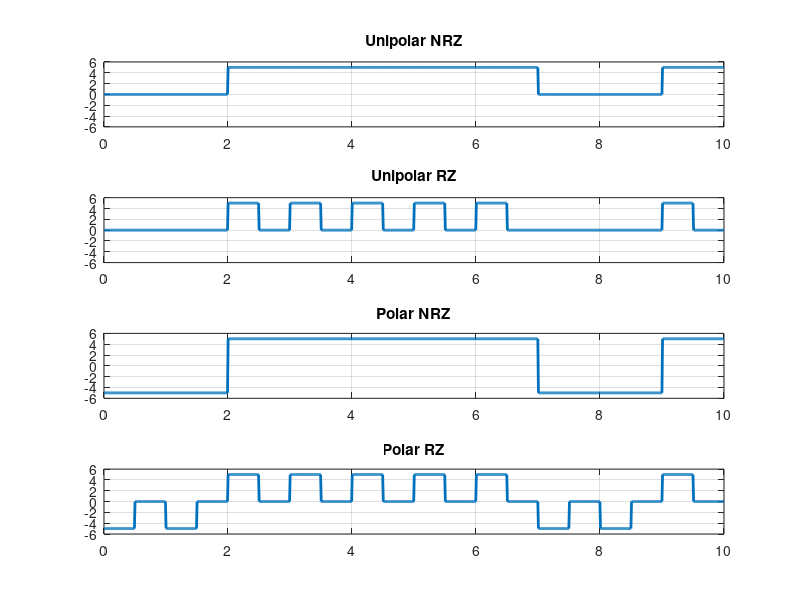
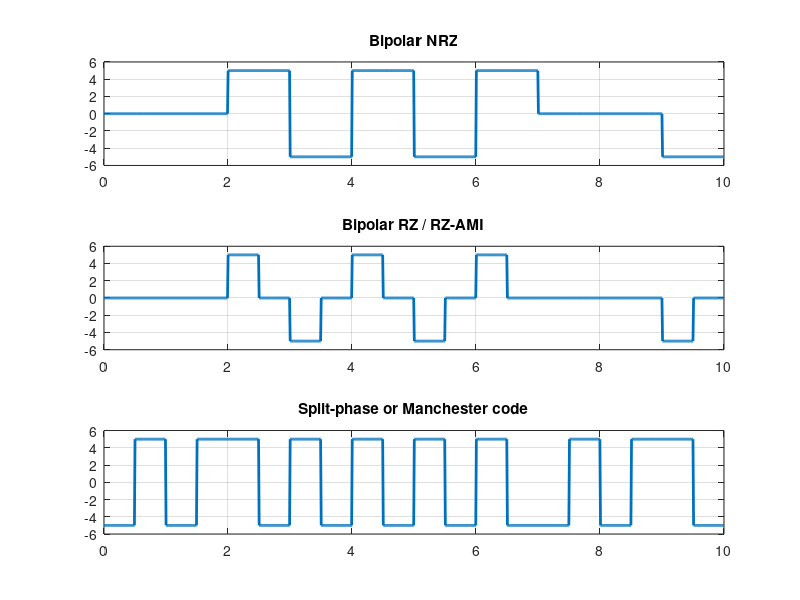
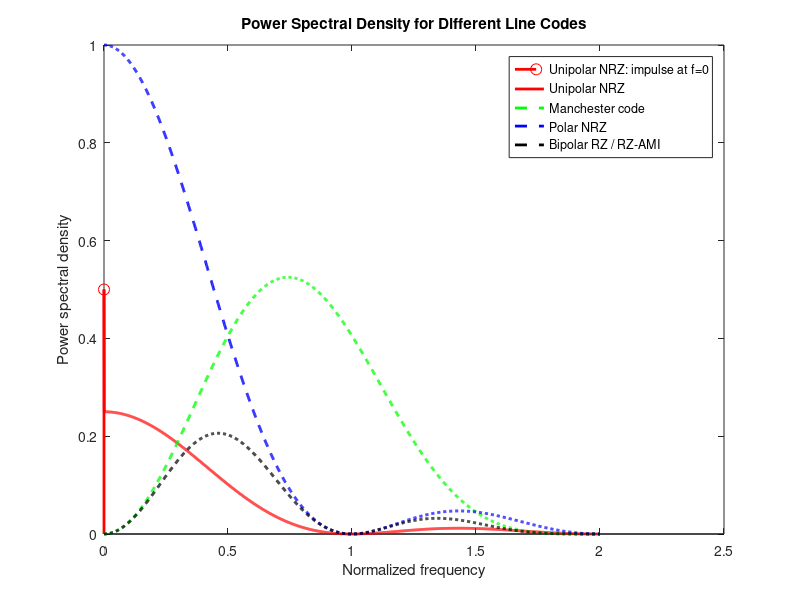
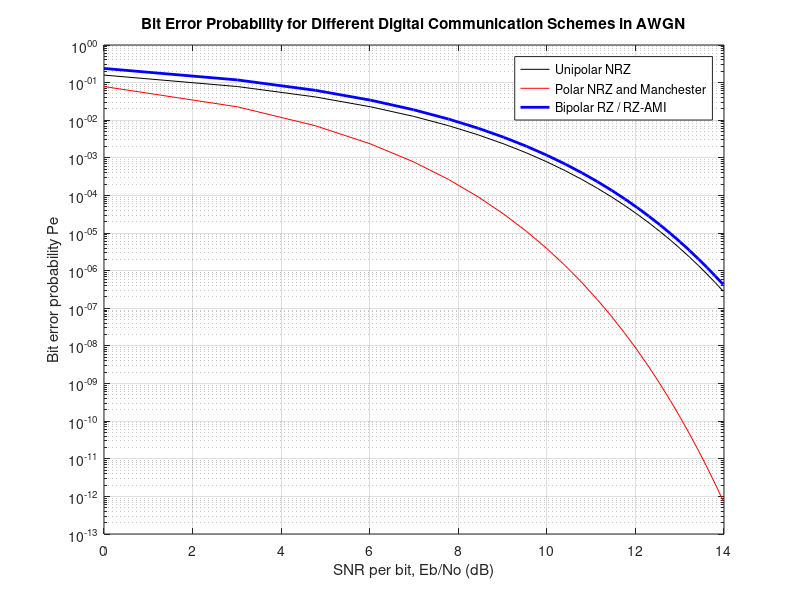

These charts were generated, in order, by the following MATLAB code:
%line codes generation

N= 10; % Number of input bits
a=floor(2*rand (1,N)) % generates random 1's and zero's and displays
A=5; % Pulse amplitude
Tb=1; %bit period
fs=100; % Number of samples (even number) taken in a bitperiod
%Unipolar NRZ
U=[];
for k=1:N;
U = [U A*a(k)*ones(1,fs)];
end
%Unipolar RZ
U_rz=[];
for k=1:N;
c = ones(1,fs/2);
b = zeros(1,fs/2);
p = [c b];
U_rz = [U_rz A*a(k)*p];
end
%Polar NRZ
P=[];
for k=1:N
P = [P ((-1)^(a(k) + 1))*A*ones(1,fs)];
end
%Polar RZ
P_rz=[];
for k = 1:N
c = ones(1,fs/2);
b = zeros(1,fs/2);
p = [c b];
P_rz = [P_rz ((-1)^(a(k)+1))*A*p];
end
%Bipolar NRZ
B=[];
count=-1;
for k= 1:N
if a(k)==1
if count==-1
B = [B A*a(k)*ones(1,fs)];
count=1;
else
B = [B -A*a(k)*ones(1,fs)];
count=-1;
end
else
B = [B A*a(k)*ones(1,fs)];
end
end
%Bipolar RZ / AMI RZ
B_rz=[];
count=-1;
for k= 1:N
if a(k)==1
if count==-1
B_rz = [B_rz A*a(k)*ones(1,fs/2) zeros(1,fs/2)];
count=1;
else
B_rz = [B_rz -A*a(k)*ones(1,fs/2) zeros(1,fs/2)];
count=-1;
end
else
B_rz = [B_rz A*a(k)*ones(1,fs)];
end
end
%Split-phase or Manchester code
M=[];
for k = 1:N
c = ones(1,fs/2);
b = -1*ones(1,fs/2);
p = [c b];
M = [M ((-1)^(a(k)+1))*A*p];
end
T = linspace(0,N*Tb, length(U));% Time vector % Lengths of all codes are same
figure(1)
subplot(4, 1, 1); plot(T,U,'LineWidth',2)
axis([0 N*Tb -6 6])
title('Unipolar NRZ')
grid on
subplot(4, 1, 2); plot(T,U_rz,'LineWidth',2)
axis([0 N*Tb -6 6])
title('Unipolar RZ')
grid on
subplot(4, 1, 3); plot(T,P,'LineWidth',2)
axis([0 N*Tb -6 6])
title('Polar NRZ')
grid on
subplot(4, 1, 4); plot(T,P_rz,'LineWidth',2)
axis([0 N*Tb -6 6])
title('Polar RZ')
grid on
figure(2)
subplot(3, 1, 1); plot(T,B,'LineWidth',2)
axis([0 N*Tb -6 6])
title('Bipolar NRZ')
grid on
subplot(3, 1, 2); plot(T,B_rz,'LineWidth',2)
axis([0 N*Tb -6 6])

title('Bipolar RZ / RZ-AMI')
grid on
subplot(3, 1, 3); plot(T,M,'LineWidth',2)
axis([0 N*Tb -6 6])
title('Split-phase or Manchester code')
grid on

%PSD of line codes

v = 1;   % Voltage level of a bit
R = 1;   % Bitrate
T = 1/R; % Bit period
f = 0:0.001*R:2*R; % Frequency vector in terms of bit rate
f = f + 1e-10; % Avoid division by zero in the sinusoid
f_zero = 1e-9;   % Small offset for the frequency component at f=0

% PSD curves are plotted for Bitrate=1 bps and Pulse amplitude=1 V

% Unipolar NRZ
s_unipolar_nrz = (v^2 * T/4) * (sin(pi * f * T) ./ (pi * f * T)).^2;
s_unipolar_nrz(1) = s_unipolar_nrz(1) + (v^2 / 4) + f_zero; % Add impulse at f=0

figure;
stem(f_zero, s_unipolar_nrz(1), 'or', 'LineWidth', 2, 'MarkerSize', 8); % Impulse at f=0
hold on;
plot(f, s_unipolar_nrz, '-r', 'LineWidth', 2);

% Manchester code
s_manchester = (v^2 * T) * ((sin(pi * f * T/2) ./ (pi * f * T/2)).^2) .* (sin(pi * f * T/2).^2);
plot(f, s_manchester, '--g', 'LineWidth', 2);

% Polar NRZ
s_polar_nrz = (v^2 * T) * (sin(pi * f * T) ./ (pi * f * T)).^2;
plot(f, s_polar_nrz, '--b', 'LineWidth', 2);

% Bipolar RZ
s_bipolar_rz = (v^2 * T/4) * ((sin(pi * f * T/2) ./ (pi * f * T/2)).^2) .* (sin(pi * f * T).^2);
plot(f, s_bipolar_rz, '--k', 'LineWidth', 2);

legend('Unipolar NRZ: impulse at f=0', 'Unipolar NRZ', 'Manchester code', 'Polar NRZ', 'Bipolar RZ / RZ-AMI');
xlabel('Normalized frequency');
ylabel('Power spectral density');
title('Power Spectral Density for Different Line Codes');

%probality of error

% The probability of error, for equally likely data, with AWGN and matched filter
E = 0:1:25; % Eb/N0 = SNR of the received signal

% Unipolar NRZ
P1 = (1/2) * erfc(sqrt(E/2));

% Polar NRZ and Manchester code have the same Pe for equiprobable 1's and 0's
P2 = (1/2) * erfc(sqrt(E));

% Bipolar RZ / RZ-AMI
P3 = (3/4) * erfc(sqrt(E/2));

E_dB = 10 * log10(E); % SNR in dB

figure;
semilogy(E_dB, P1, '-k', E_dB, P2, '-r', E_dB, P3, '-b', 'LineWidth', 2);
legend('Unipolar NRZ', 'Polar NRZ and Manchester', 'Bipolar RZ / RZ-AMI', 'Location', 'best');
xlabel('SNR per bit, Eb/No (dB)');
ylabel('Bit error probability Pe');
title('Bit Error Probability for Different Digital Communication Schemes in AWGN');
grid on;
